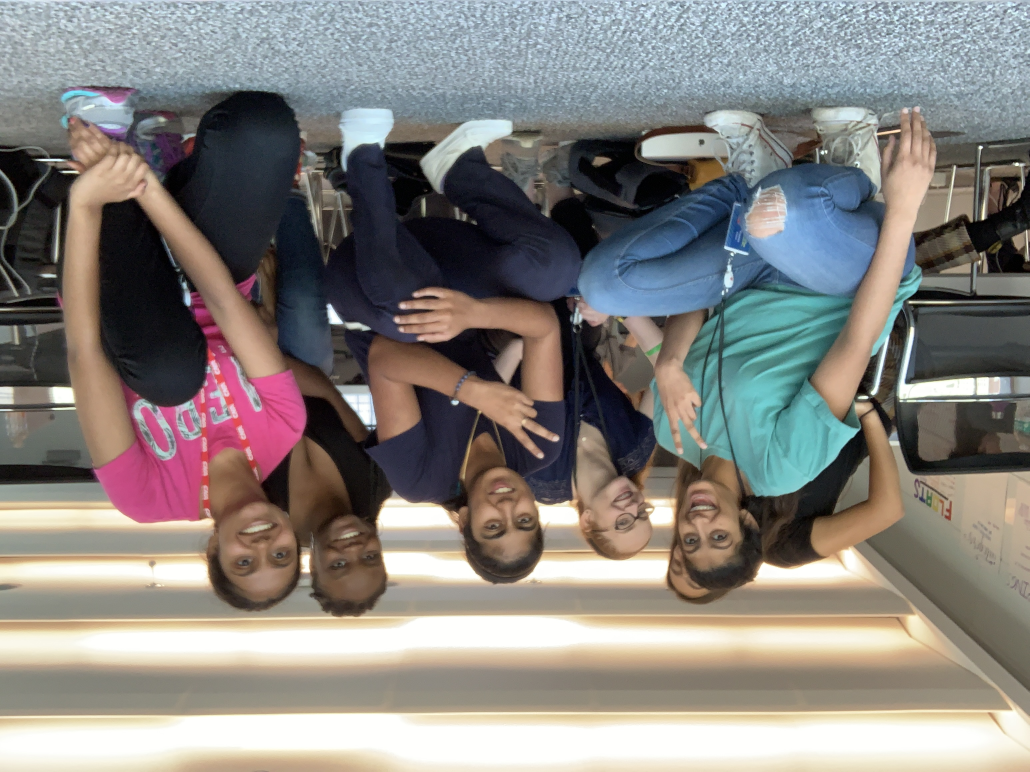
#> input picture table.JPG, 3088 x 2316 px (shown at 1/3 size)
$ python filtergram.py
#> lines starting #> are read from the running program, lines starting #| are printed output that depends on the picture
### filter.py
# Define your load_img() function here.
#       Parameters: The name of the file to be opened (string)
#       Returns: The image object with the opened file.
import PIL
from PIL import Image

def load_img(filename):
#> called with filename = 'table.JPG'
    image = PIL.Image.open(filename)
#> image is the input picture: PIL image 3088x2316 RGB; mean R, G, B 135.1, 131, 127
    return image

# Define your show_img() function here.
#       Parameters: The image object to display.
#       Returns: nothing.
def show_img(image):
    image = image.rotate(180)
    image.show()


# Define your save_img() function here.
#       Parameters: The image object to save, the name to save the file as (string)
#       Returns: nothing.
def save_img(image,name):
    image.save(name)


# Define your obamicon() function here.
#       Parameters: The image object to apply the filter to.
#       Returns: A New Image object with the filter applied.
def obamicon(image):
    pix_map = image.load()
    width = image.size[0]
#> width = 3088
    height = image.size[1]
#> height = 2316
    for x in range(width):
        for y in range(height):
            intensity = 0
            pixel = pix_map[x,y]
            intensity = pixel[0] + pixel[1] + pixel[2]
            if intensity < 182:
                pix_map[x,y] = (0, 51, 76)
            elif intensity >= 182 and intensity < 364:
                pix_map[x,y] = (217, 26, 33)
            elif intensity >= 364 and intensity < 546:
                pix_map[x,y] = (112, 150, 158)
            else:
                pix_map[x,y] = (252, 227, 166)
    return image

### filtergram.py
import filter

def main():
    new_image = filter.load_img("table.JPG")
    obama_pic = filter.obamicon(new_image)
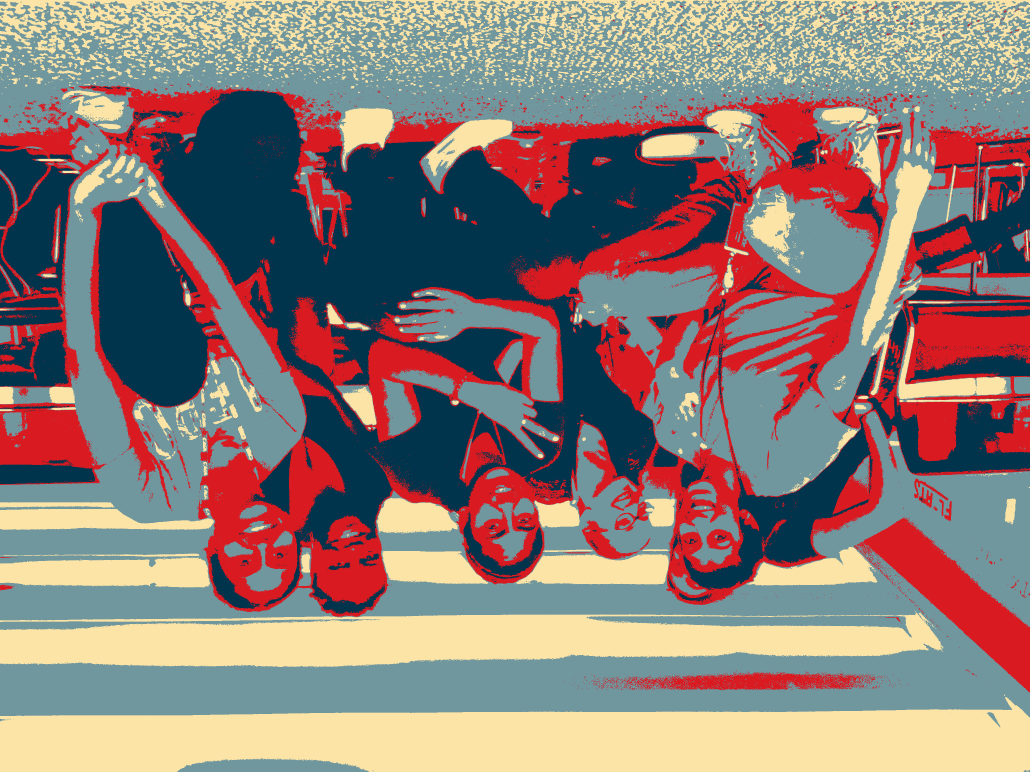
#> obama_pic: PIL image 3088x2316 RGB (shown at 1/3 size); mean R, G, B 139.7, 123.3, 119.4
    filter.show_img(obama_pic)
#> in show_img, `image = image.rotate(180)`:
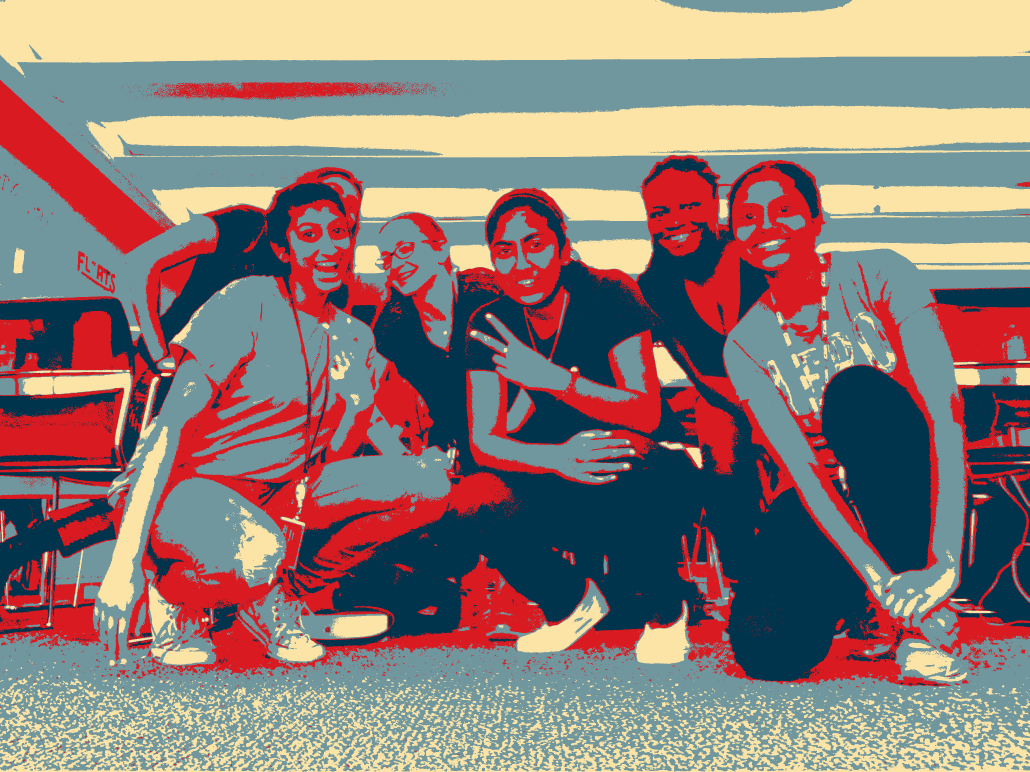
#> image: PIL image 3088x2316 RGB (shown at 1/3 size); mean R, G, B 139.7, 123.3, 119.4
    #filter.show_img(new_image)

if __name__ == "__main__":
    main()

$ run again, with IMG_2380.JPG copied over table.JPG
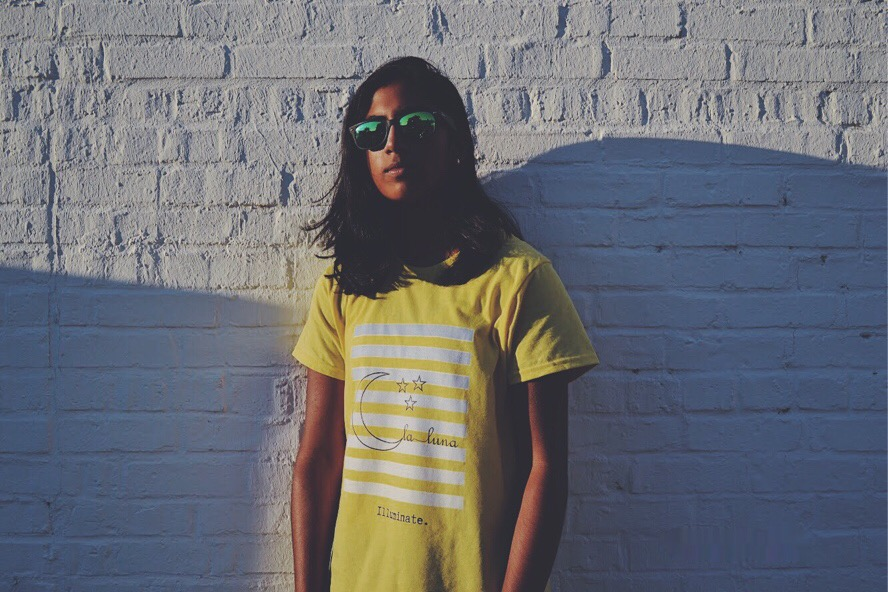
#> input picture IMG_2380.JPG, 888 x 592 px
#> in load_img, image is the input picture: PIL image 888x592 RGB; mean R, G, B 106, 108.6, 115.4
#> in main, `obama_pic = filter.obamicon(new_image)`:
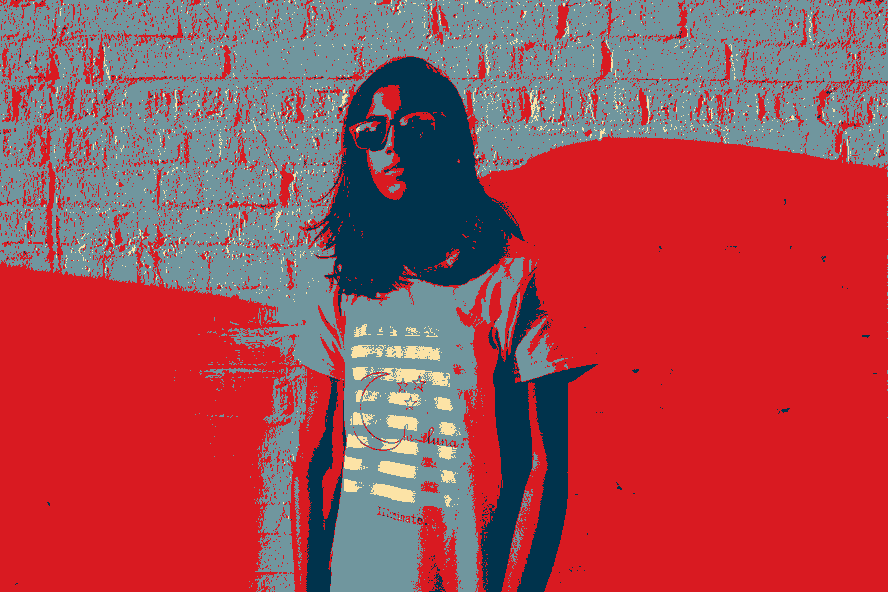
#> obama_pic: PIL image 888x592 RGB; mean R, G, B 161.7, 74.9, 82.7
#> in show_img, `image = image.rotate(180)`:
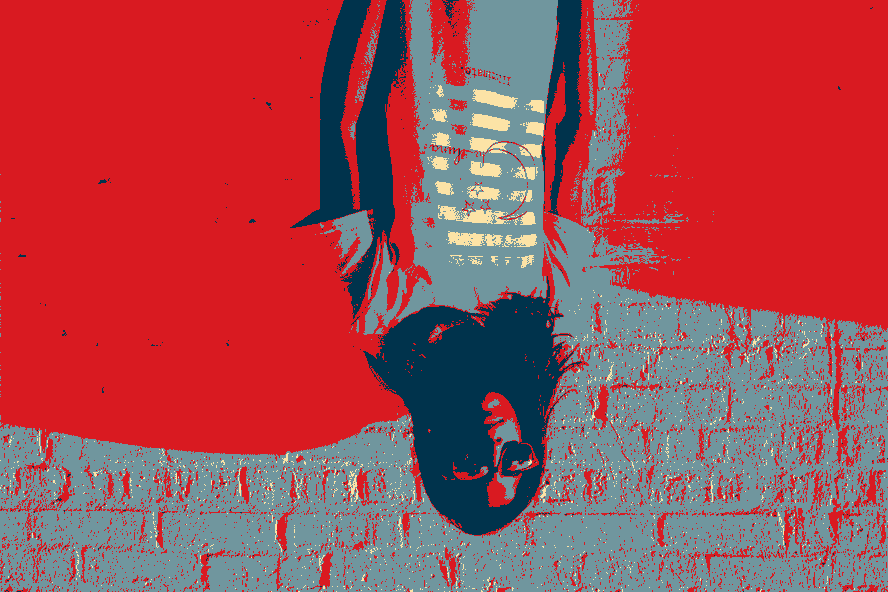
#> image: PIL image 888x592 RGB; mean R, G, B 161.7, 74.9, 82.7
